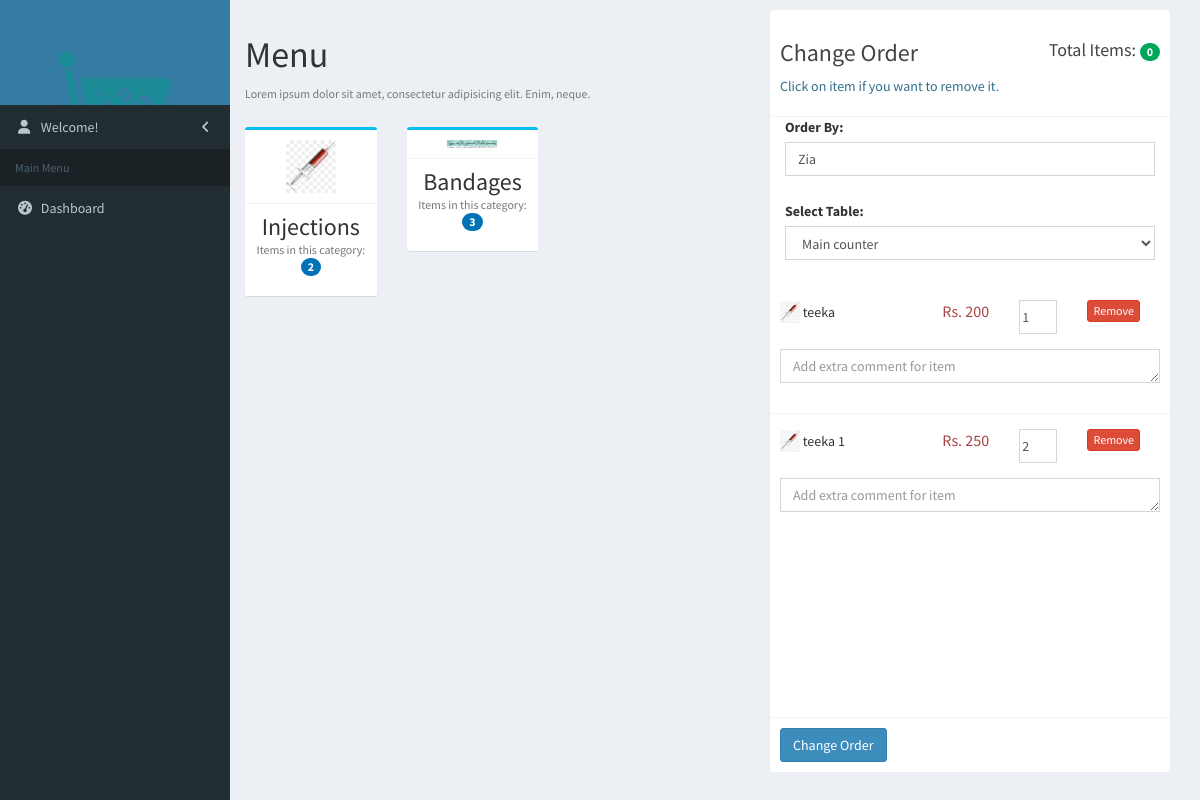
Page /order/1/new on the committed database.
### app/models.py (models this page shows, shortened)
class ItemCategory(models.Model):
    name = models.CharField(max_length=30)
    description = models.CharField(max_length=300, null=True, blank=True)
    image = models.ImageField(upload_to="categories/items/", null=True, blank=True)
    is_active = models.BooleanField(default=True)
    created_at = models.DateTimeField(auto_now_add=True)
    updated_at = models.DateTimeField(auto_now=True)
    history = HistoricalRecords()

class Item(models.Model):
    name = models.CharField(max_length=30)
    price = models.IntegerField()
    category = models.ForeignKey(ItemCategory, on_delete=models.PROTECT)
    description = models.CharField(max_length=300, null=True, blank=True)
    discount = models.IntegerField(default=0, null=True, blank=True)
    image = models.ImageField(upload_to="items/", null=True, blank=True)
    is_never_sold = models.BooleanField(default=True)
    is_active = models.BooleanField(default=True)
    created_at = models.DateTimeField(auto_now_add=True)
    updated_at = models.DateTimeField(auto_now=True)
    history = HistoricalRecords()

class Order(models.Model):
    order_table = models.ForeignKey(Table, on_delete=models.PROTECT)
    is_served = models.BooleanField(default=False)
    is_completed = models.BooleanField(default=False)
    is_ready = models.BooleanField(default=False)
    is_waiting = models.BooleanField(default=True)
    is_cancelled = models.BooleanField(default=False)
    cancel_reason = models.CharField(max_length=300, null=True, blank=True)
    discount = models.IntegerField(default=0)
    service_charges = models.IntegerField(default=0)  # Added on 30 Sep
    placed_at = models.DateTimeField(blank=True, null=True)
    ready_at = models.DateTimeField(blank=True, null=True)
    served_at = models.DateTimeField(blank=True, null=True)
    completed_at = models.DateTimeField(blank=True, null=True)
    total_bill = models.IntegerField()
    grand_total = models.IntegerField(blank=True, null=True)  # This needs to be must
    custom_amount = models.IntegerField(default=0)  # Added on 30 Sep
    complain = models.CharField(max_length=300, blank=True, null=True)
    suggestion = models.CharField(max_length=300, blank=True, null=True)
    waiter = models.CharField(max_length=30, blank=True, null=True)
    is_active = models.BooleanField(default=True)
    created_at = models.DateTimeField(auto_now_add=True)
    updated_at = models.DateTimeField(auto_now=True)
    history = HistoricalRecords()
    class Meta:
        ordering = ['-created_at']

class OrderItems(models.Model):
    order = models.ForeignKey(Order, on_delete=models.PROTECT)
    item = models.ForeignKey(Item, on_delete=models.PROTECT)
    item_extra = models.CharField(max_length=300)
    item_quantity = models.IntegerField()
    charges = models.IntegerField()
    is_active = models.BooleanField(default=True)
    created_at = models.DateTimeField(auto_now_add=True)
    updated_at = models.DateTimeField(auto_now=True)
    history = HistoricalRecords()

### app/views.py (the view, shortened to what this page needs)
# urls.py: path('order/<int:pk>/new', views.order_edit, name='order-edit'),
def order_edit(request, pk):
    context = {}
    order = Order.objects.filter(pk=pk).get()
    context['order'] = order
    categories = ItemCategory.objects.all()
    tables = Table.objects.all()
    context['category_list'] = categories
    context['table_list'] = tables
    return render(request, 'app/menu_edit.html', context)

### app/templates/app/menu_edit.html (shortened to what this page needs)
{% extends 'base.html' %}
{% load static %}
{% block content %}
    <div>
        <section class="content-header">
            <div class="row">
                <div class="col-xs-8">
                    <h1>
                        Menu
                    </h1>
                    <p class="text-muted">
                        <small>Lorem ipsum dolor sit amet, consectetur adipisicing elit. Enim, neque.</small>
                    </p>
                </div>
            </div>
        </section>
    </div>
    <section class="content container-fluid">
        {% if table_list %}
            {% if category_list %}
                <div class="row">
                    <div class="col-md-8">
                        <div class="row" id="categories">
                            <div class="col-md-12">
                                <div class="row">
                                    {% for category in category_list %}
                                        <div class="col-xs-3">
                                            <div class="box box-info box-clickable"
                                                 onclick="showItemsOf('category_{{ category.id }}')">
                                                <div class="box-body">
                                                    <div class="row">
                                                        <div class="col-md-12">
                                                            {% if category.image %}
                                                                <img src="{{ category.image.url }}" alt=""
                                                                     class="img-responsive"
                                                                     style="width: 50px; margin: 0 auto;">
                                                            {% else %}
                                                                <div class="no-image-available">
                                                                    No Image Available
                                                                </div>
                                                            {% endif %}
                                                        </div>
                                                    </div>
                                                </div>
                                                <div class="box-footer text-center">
                                                    <h3 style="margin: 0;">
                                                        {{ category.name }}
                                                    </h3>
                                                    <p class="text-muted">
                                                        <small>
                                                            {% if category.item_set.all|length > 0 %}
                                                                Items in this category:
                                                                <span class="badge bg-{% if category.item_set.all|length %}blue{% else %}red{% endif %}">
                                                        {{ category.item_set.all|length }}
                                                    </span>
                                                            {% else %}
                                                                No item in this category
                                                            {% endif %}
                                                        </small>
                                                    </p>
                                                </div>
                                            </div>
                                        </div>
                                    {% endfor %}
                                    </div>
                            </div>
                        </div>
                        <div class="row">
                            <div class="col-md-12">
                            </div>
                        </div>
                    </div>
                    <div class="col-md-4">
                        <form action="{% url 'order-edit' order.id %}" method="post">
                            <div class="box box-solid order-box">
                                <div class="box-header with-border">
                                    <h3 style="display: inline-block;">Change Order</h3>
                                    <h4 class="pull-right" style="margin-top: 20px;">
                                        Total Items: <span class="badge bg-green" id="item-count">0</span>
                                    </h4>
                                    <p class="text-info">Click on item if you want to remove it.</p>
                                </div>
                                <div class="box-body order-body no-padding">
                                    <div class="row" style="padding: 0px 15px;">
                                        <div class="col-lg-12">
                                            <div class="form-group">
                                                <label for="">Order By:</label>
                                                <input type="text" class="form-control" name="waiter" value="{{ order.waiter }}">
                                            </div>
                                        </div>
                                    </div>
                                    <div class="row" style="padding: 10px 15px;">
                                        <div class="col-lg-12">
                                            <div class="form-group">
                                                <label for="">Select Table:</label>
                                                <select name="menu-table" id="" class="form-control">
                                                    {% for t in table_list %}
                                                        <option value="{{ t.id }}">
                                                            {% if t.name %}
                                                                {{ t.name }}
                                                            {% else %}
                                                                Table Number {{ t.number }}
                                                            {% endif %}
                                                        </option>
                                                    {% endfor %}
                                                </select>
                                            </div>
                                        </div>
                                    </div>
                                    <ul class="nav nav-stacked" id="order-list">
                                        {% if order %}
                                            {% for o in order.orderitems_set.all %}
                                                <li class="order-item">
                                                    <div class="row">
                                                        <div class="col-xs-7">
                                                            <img src="{{ o.item.category.image.url }}" alt=""
                                                                 width="20px">
                                                            <span class="item-name">{{ o.item.name }}</span>
                                                            <span class="text-danger pull-right"
                                                                  style="font-size: 16px;">Rs. {{ o.item.price }}</span>
                                                        </div>
                                                        <div class="col-xs-2">
                                                            <div class="form-group">
                                                                <div class="form-control no-padding">
                                                                    <input type="number" name="menu-item-quantity"
                                                                           value="{{ o.item_quantity }}" min="1"
                                                                           style="width: 100%; height: 100%; border: none;">
                                                                </div>
                                                            </div>
                                                        </div>
                                                        <div class="col-xs-3">
                                                            <button type="button" class="btn btn-danger btn-xs"
                                                                    onclick="removeItemFromOrder(this)">Remove
                                                            </button>
                                                        </div>
                                                    </div>
                                                    <div class="row">
                                                        <div class="col-xs-12">
                                                            <div class="form-group">
                <textarea name="menu-extra" id="" cols="30" rows="1" class="form-control"
                          placeholder="Add extra comment for item"></textarea>
                                                            </div>
                                                        </div>
                                                    </div>
                                                </li>
                                            {% endfor %}
                                        {% endif %}
                                    </ul>
                                </div>
                                <div class="box-footer">
                                    <input type="submit" class="btn btn-primary" id="btn-create" value="Change Order"/>
                                </div>
                        </form>
                    </div>
                </div>
                </div>
            {% endif %}
        {% endif %}
{% endblock %}

### rows in the picture
ItemCategory: image (picture), name "Injections", item_set.all|length "2"
ItemCategory: image (picture), name "Bandages", item_set.all|length "3"
Order: waiter "Zia"
OrderItems: item.category.image (picture), item.name "teeka", item.price "200", menu-item-quantity "1"
OrderItems: item.category.image (picture), item.name "teeka 1", item.price "250", menu-item-quantity "2"

### other values in the picture
form field menu-table "Main counter"
